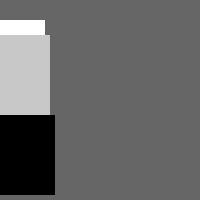
Frame 1 (no input)
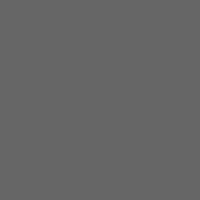
Frame 60 (the mouse pressed at the canvas centre just before this capture)
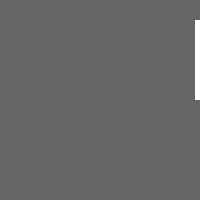
Frame 120 (the mouse held since frame 60 and released just before this capture)

The Processing sketch that drew these frames (run headless with seeded random() and noise(); from frame 60 on, the mouse is pressed at the canvas centre):

// Processing sketch: processing_1389
// ── processing_1389.pde

/**
 * Translate. 
 * 
 * The translate() function allows objects to be moved
 * to any location within the window. The first parameter
 * sets the x-axis offset and the second parameter sets the
 * y-axis offset. 
 */
 
float x, y;
float size = 80.0;

void setup() 
{
  size(200,200);
  noStroke();
  frameRate(30);
}

void draw() 
{
  background(102);
  
  x = x + 5;
  
  if (x > width + size) {
    x = -size;
  } 
  
  translate(x, height/2-size/2);
  fill(255);
  rect(-size/2, -size/2, size, size);
  
  translate(x, height/8-size/8);
  fill(200);
  rect(-size/2, -size/2, size, size);
  
  // Transforms accumulate.
  // Notice how this rect moves twice
  // as fast as the other, but it has
  // the same parameter for the x-axis value
  translate(x, size);
  fill(0);
  rect(-size/2, -size/2, size, size);
}
